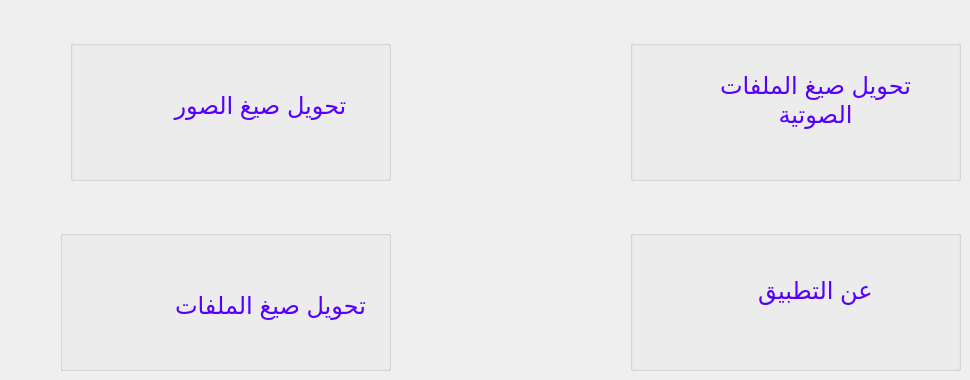
    <widget class="QWidget" name="tab_5">
     <attribute name="title">
      <string>البداية</string>
     </attribute>
     <widget class="QGroupBox" name="groupBox">
      <property name="geometry">
       <rect>
        <x>70</x>
        <y>40</y>
        <width>321</width>
        <height>141</height>
       </rect>
      </property>
      <property name="title">
       <string/>
      </property>
      <widget class="QLabel" name="label_8">
       <property name="geometry">
        <rect>
         <x>290</x>
         <y>0</y>
         <width>31</width>
         <height>31</height>
        </rect>
       </property>
       <property name="text">
        <string/>
       </property>
       <property name="pixmap">
        <pixmap>icons/1.png</pixmap>
       </property>
       <property name="scaledContents">
        <bool>true</bool>
       </property>
      </widget>
      <widget class="QLabel" name="label_9">
       <property name="geometry">
        <rect>
         <x>100</x>
         <y>20</y>
         <width>181</width>
         <height>91</height>
        </rect>
       </property>
       <property name="font">
        <font>
         <family>MS Shell Dlg 2</family>
         <pointsize>18</pointsize>
        </font>
       </property>
       <property name="text">
        <string>&lt;html&gt;&lt;head/&gt;&lt;body&gt;&lt;p align=&quot;center&quot;&gt;&lt;span style=&quot; color:#5500ff;&quot;&gt;تحويل صيغ الصور&lt;/span&gt;&lt;/p&gt;&lt;/body&gt;&lt;/html&gt;</string>
       </property>
       <property name="wordWrap">
        <bool>true</bool>
       </property>
      </widget>
      <widget class="QLabel" name="label_2">
       <property name="geometry">
        <rect>
         <x>20</x>
         <y>40</y>
         <width>71</width>
         <height>71</height>
        </rect>
       </property>
       <property name="text">
        <string/>
       </property>
       <property name="pixmap">
        <pixmap>icons/photo (2).png</pixmap>
       </property>
      </widget>
     </widget>
     <widget class="QGroupBox" name="groupBox_2">
      <property name="geometry">
       <rect>
        <x>630</x>
        <y>40</y>
        <width>331</width>
        <height>141</height>
       </rect>
      </property>
      <property name="title">
       <string/>
      </property>
      <widget class="QLabel" name="label_10">
       <property name="geometry">
        <rect>
         <x>90</x>
         <y>10</y>
         <width>191</width>
         <height>101</height>
        </rect>
       </property>
       <property name="font">
        <font>
         <family>MS Shell Dlg 2</family>
         <pointsize>18</pointsize>
        </font>
       </property>
       <property name="text">
        <string>&lt;html&gt;&lt;head/&gt;&lt;body&gt;&lt;p align=&quot;center&quot;&gt;&lt;span style=&quot; color:#5500ff;&quot;&gt;تحويل صيغ الملفات الصوتية&lt;/span&gt;&lt;/p&gt;&lt;/body&gt;&lt;/html&gt;</string>
       </property>
       <property name="wordWrap">
        <bool>true</bool>
       </property>
      </widget>
      <widget class="QLabel" name="label_11">
       <property name="geometry">
        <rect>
         <x>300</x>
         <y>0</y>
         <width>31</width>
         <height>31</height>
        </rect>
       </property>
       <property name="text">
        <string/>
       </property>
       <property name="pixmap">
        <pixmap>icons/2.png</pixmap>
       </property>
       <property name="scaledContents">
        <bool>true</bool>
       </property>
      </widget>
      <widget class="QLabel" name="label_4">
       <property name="geometry">
        <rect>
         <x>10</x>
         <y>40</y>
         <width>81</width>
         <height>61</height>
        </rect>
       </property>
       <property name="text">
        <string/>
       </property>
       <property name="pixmap">
        <pixmap>icons/music-and-multimedia.png</pixmap>
       </property>
      </widget>
     </widget>
     <widget class="QGroupBox" name="groupBox_3">
      <property name="geometry">
       <rect>
        <x>60</x>
        <y>230</y>
        <width>331</width>
        <height>141</height>
       </rect>
      </property>
      <property name="title">
       <string/>
      </property>
      <widget class="QLabel" name="label_12">
       <property name="geometry">
        <rect>
         <x>110</x>
         <y>40</y>
         <width>201</width>
         <height>71</height>
        </rect>
       </property>
       <property name="font">
        <font>
         <family>MS Shell Dlg 2</family>
         <pointsize>18</pointsize>
        </font>
       </property>
       <property name="text">
        <string>&lt;html&gt;&lt;head/&gt;&lt;body&gt;&lt;p align=&quot;center&quot;&gt;&lt;span style=&quot; color:#5500ff;&quot;&gt;تحويل صيغ الملفات&lt;/span&gt;&lt;/p&gt;&lt;/body&gt;&lt;/html&gt;</string>
       </property>
       <property name="wordWrap">
        <bool>true</bool>
       </property>
      </widget>
      <widget class="QLabel" name="label_13">
       <property name="geometry">
        <rect>
         <x>300</x>
         <y>0</y>
         <width>31</width>
         <height>31</height>
        </rect>
       </property>
       <property name="text">
        <string/>
       </property>
       <property name="pixmap">
        <pixmap>icons/3.png</pixmap>
       </property>
       <property name="scaledContents">
        <bool>true</bool>
       </property>
      </widget>
      <widget class="QLabel" name="label_3">
       <property name="geometry">
        <rect>
         <x>30</x>
         <y>30</y>
         <width>61</width>
         <height>71</height>
        </rect>
       </property>
       <property name="text">
        <string/>
       </property>
       <property name="pixmap">
        <pixmap>icons/files-and-folders.png</pixmap>
       </property>
      </widget>
     </widget>
     <widget class="QGroupBox" name="groupBox_4">
      <property name="geometry">
       <rect>
        <x>630</x>
        <y>230</y>
        <width>331</width>
        <height>141</height>
       </rect>
      </property>
      <property name="title">
       <string/>
      </property>
      <widget class="QLabel" name="label_14">
       <property name="geometry">
        <rect>
         <x>110</x>
         <y>10</y>
         <width>151</width>
         <height>101</height>
        </rect>
       </property>
       <property name="font">
        <font>
         <family>MS Shell Dlg 2</family>
         <pointsize>18</pointsize>
        </font>
       </property>
       <property name="text">
        <string>&lt;html&gt;&lt;head/&gt;&lt;body&gt;&lt;p align=&quot;center&quot;&gt;&lt;span style=&quot; color:#5500ff;&quot;&gt;عن التطبيق&lt;/span&gt;&lt;/p&gt;&lt;/body&gt;&lt;/html&gt;</string>
       </property>
       <property name="scaledContents">
        <bool>true</bool>
       </property>
       <property name="wordWrap">
        <bool>true</bool>
       </property>
      </widget>
      <widget class="QLabel" name="label_15">
       <property name="geometry">
        <rect>
         <x>300</x>
         <y>0</y>
         <width>31</width>
         <height>31</height>
        </rect>
       </property>
       <property name="text">
        <string/>
       </property>
       <property name="pixmap">
        <pixmap>icons/4.png</pixmap>
       </property>
       <property name="scaledContents">
        <bool>true</bool>
       </property>
      </widget>
      <widget class="QLabel" name="label_5">
       <property name="geometry">
        <rect>
         <x>26</x>
         <y>30</y>
         <width>61</width>
         <height>51</height>
        </rect>
       </property>
       <property name="text">
        <string/>
       </property>
       <property name="pixmap">
        <pixmap>icons/question.png</pixmap>
       </property>
      </widget>
     </widget>
     <widget class="QLabel" name="label">
      <property name="geometry">
       <rect>
        <x>480</x>
        <y>160</y>
        <width>91</width>
        <height>81</height>
       </rect>
      </property>
      <property name="text">
       <string/>
      </property>
      <property name="pixmap">
       <pixmap>icons/convert.png</pixmap>
      </property>
     </widget>
    </widget>
